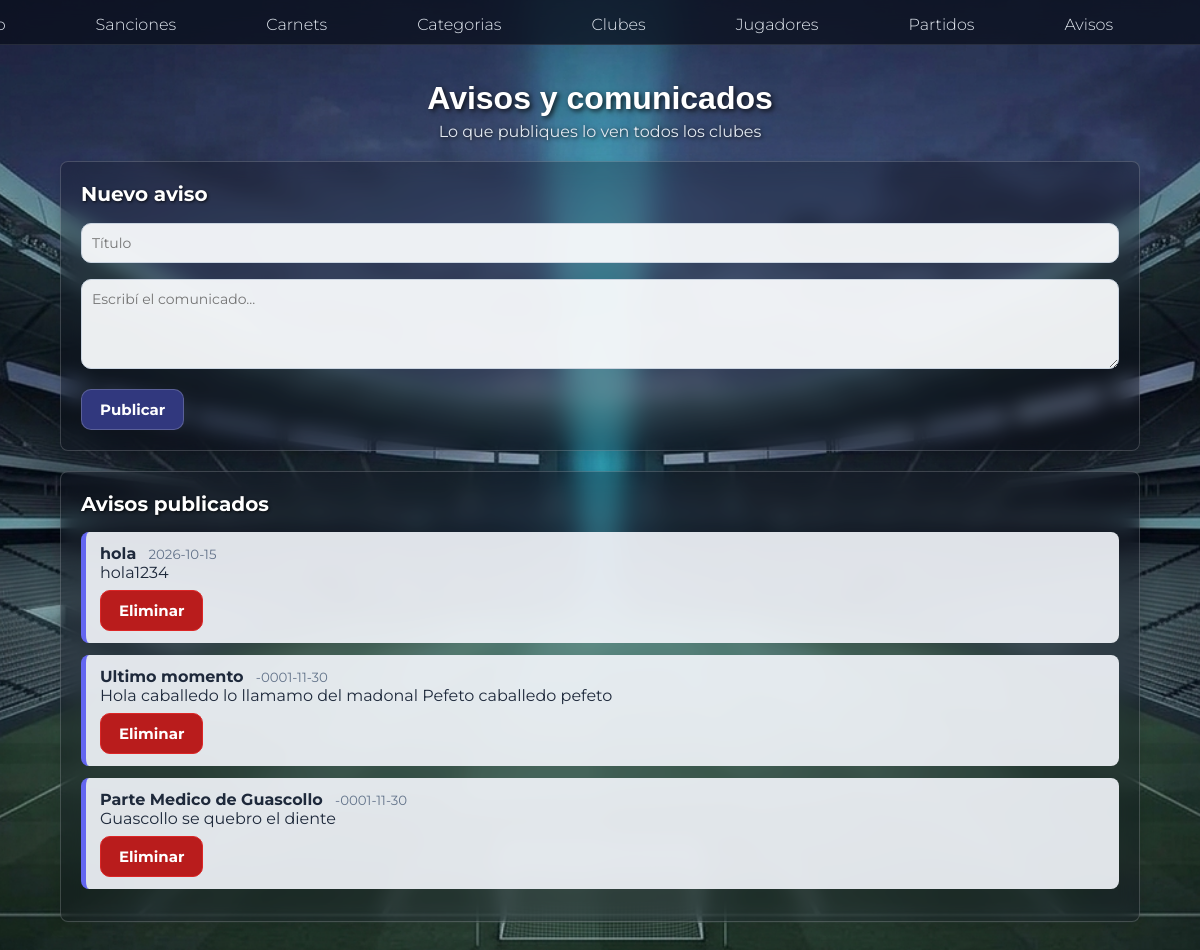
The page /avisos/gestionarAvisos.php (signed in) on the database as committed earlier.
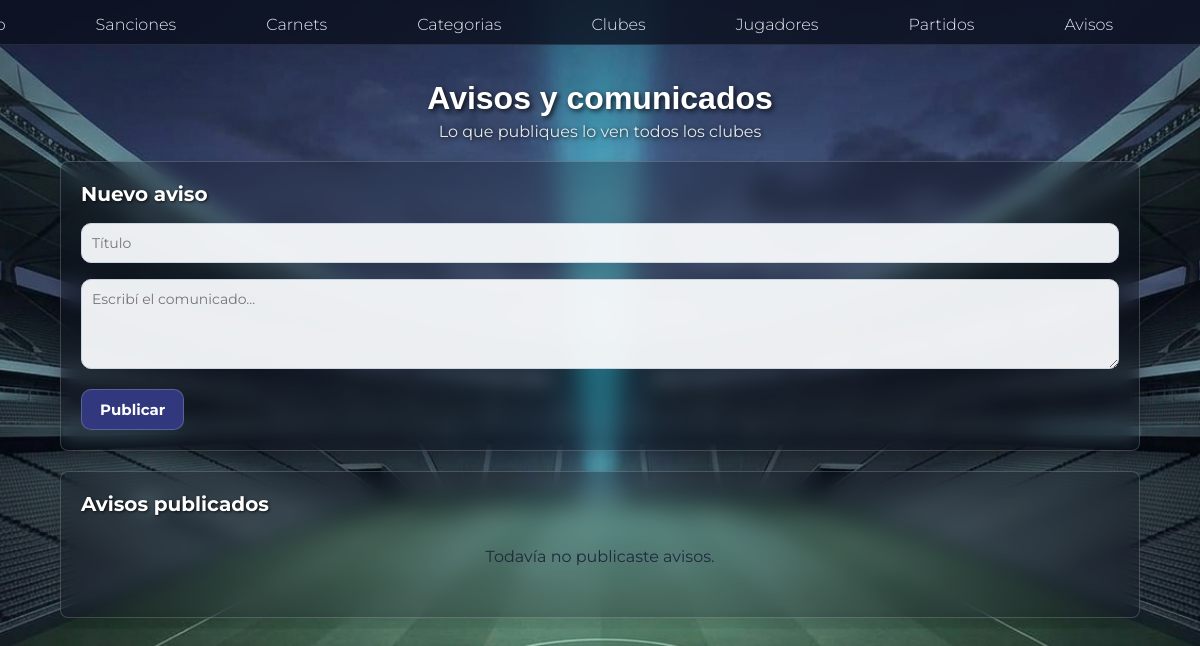
The same page on the database as committed later.
### tables this page shows
CREATE TABLE `avisos` (
  `id` int(11) NOT NULL,
  `titulo` varchar(100) NOT NULL,
  `contenido` text NOT NULL,
  `fecha` date NOT NULL
);

### auth.php (called while the page is built, shortened)
<?php
function h($texto) {
    return htmlspecialchars((string) $texto, ENT_QUOTES, "UTF-8");
}
?>

### avisos/gestionarAvisos.php (the view, shortened to what this page needs)
<?php
require_once __DIR__ . "/../conexion.php";
require_once __DIR__ . "/../auth.php";
$avisos = mysqli_query($conn, "SELECT * FROM avisos ORDER BY fecha DESC, id DESC");
?>
<!DOCTYPE html>
<html lang="es">
<head>
    <link rel="stylesheet" href="../club/club.css">
</head>
<body>
<nav class="menu">
    <a href="../admin/indexadmin.php">Inicio</a>
    <a href="../sanciones/gestionarSanciones.php">Sanciones</a>
    <a href="../carnets/gestionarCarnets.php">Carnets</a>
    <a href="../categoria/gestionarCategoria.php">Categorias</a>
    <a href="../clubes/gestionClubes.php">Clubes</a>
    <a href="../jugadores/gestionarJugadores.php">Jugadores</a>
    <a href="../fixture/gestionarPartidos.php">Partidos</a>
    <a href="gestionarAvisos.php">Avisos</a>
    <a href="../login/logout.php?rol=admin" class="salir">Salir</a>
</nav>
<main>
    <h1>Avisos y comunicados</h1>
    <p class="subtitulo">Lo que publiques lo ven todos los clubes</p>
    <div class="tarjeta">
        <h2>Nuevo aviso</h2>
        <form method="post">
            <p><input type="text" name="titulo" placeholder="Título" maxlength="100" required style="width:100%"></p>
            <p><textarea name="contenido" placeholder="Escribí el comunicado..." required></textarea></p>
            <input type="submit" value="Publicar">
        </form>
    </div>
    <div class="tarjeta">
        <h2>Avisos publicados</h2>
        <?php while ($aviso = mysqli_fetch_assoc($avisos)): ?>
            <div class="aviso">
                <b><?= h($aviso["titulo"]) ?></b>
                <small><?= date("Y-m-d", strtotime($aviso["fecha"])) ?></small>
                <div><?= h($aviso["contenido"]) ?></div>
                <form method="post" onsubmit="return confirm('¿Eliminar este aviso?')" style="margin-top:8px">
                    <button type="submit" class="rojo">Eliminar</button>
                </form>
            </div>
        <?php endwhile; ?>
        <?php if (mysqli_num_rows($avisos) == 0): ?>
            <p class="vacio">Todavía no publicaste avisos.</p>
        <?php endif; ?>
    </div>
</main>
</body>
</html>

Rows that differ between the two databases and show on the page:
removed avisos: titulo "hola", fecha "2026-10-15", contenido "hola1234"
removed avisos: titulo "Ultimo momento", fecha "-0001-11-30", contenido "Hola caballedo lo llamamo del madonal Pefeto caballedo pefeto"
removed avisos: titulo "Parte Medico de Guascollo", fecha "-0001-11-30", contenido "Guascollo se quebro el diente"
Other text that changed with them:
text now shown: "Todavía no publicaste avisos."
